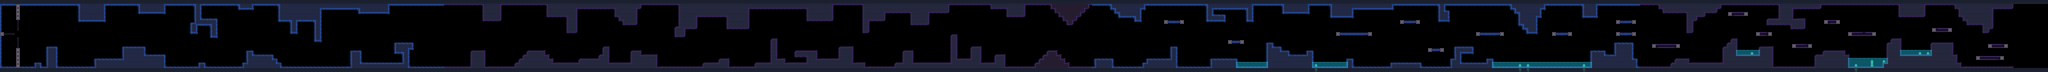

Tiled map render using the project's own tile images. Description and the map definition, with tile-layer contents summarised, below:
An orthogonal 512x18 tile map with 16x16 px tiles, 3 tile layers (wallsextra, walls, wallsfill) and 10 objects.

<map version="1.2" tiledversion="1.3.2" orientation="orthogonal" renderorder="right-down" compressionlevel="0" width="512" height="18" tilewidth="16" tileheight="16" infinite="0" nextlayerid="9" nextobjectid="108">
 <tileset firstgid="1" source="spacecave.tsx" />
 <layer id="6" name="wallsextra" width="512" height="18" locked="1">
  <data>[9216 cells, 102 non-empty, 6 distinct tile ids]</data>
 </layer>
 <layer id="2" name="walls" width="512" height="18" locked="1">
  <data>[9216 cells, 2988 non-empty, 31 distinct tile ids]</data>
 </layer>
 <layer id="3" name="wallsfill" width="512" height="18">
  <data>[9216 cells, 2592 non-empty, 10 distinct tile ids]</data>
 </layer>
 <objectgroup id="8" name="enemies">
  <object id="94" x="416" y="128">
   <point />
  </object>
  <object id="95" x="352" y="176">
   <point />
  </object>
  <object id="96" x="704" y="96">
   <point />
  </object>
  <object id="97" x="896" y="176">
   <point />
  </object>
  <object id="98" x="1136" y="112">
   <point />
  </object>
  <object id="99" x="1232" y="160">
   <point />
  </object>
  <object id="100" x="1232" y="192">
   <point />
  </object>
  <object id="101" x="1552" y="192">
   <point />
  </object>
  <object id="103" x="1440" y="192">
   <point />
  </object>
  <object id="104" x="1584" y="112">
   <point />
  </object>
 </objectgroup>
</map>